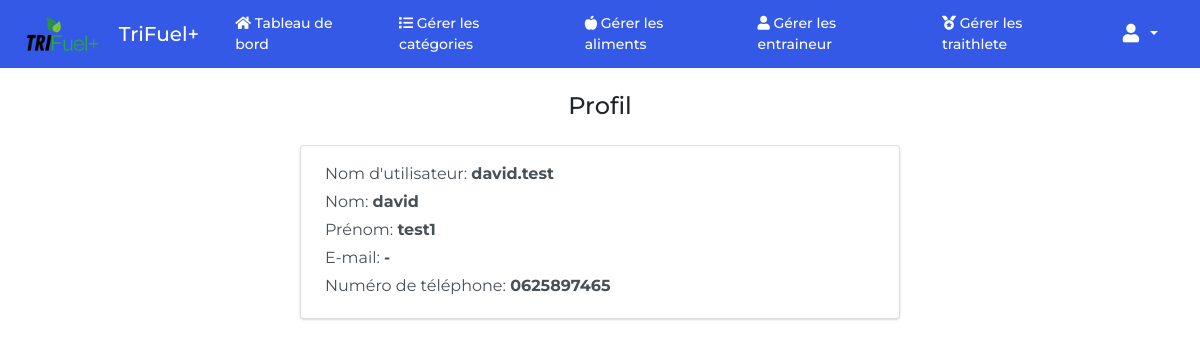
The page /entraineurs/10 (signed in) on the database its author committed.
### foodtracker/models.py (models this page shows, shortened)
class User(AbstractUser):
    class UserRoles(models.TextChoices):
        ADMIN = ('ADMIN', 'Admin')
        ENTRAINEUR = ('ENTRAINEUR', 'Entraineur')
        TRIATHLETE = ('TRIATHLETE', 'Triathlete')
    email = models.EmailField('email address', null=True)
    role = models.CharField(max_length=15, choices=UserRoles.choices)
    REQUIRED_FIELDS = []
    class Meta:
        db_table = 'users'

class Triathlete(models.Model):
    class PhysicalActivityLevel(models.TextChoices):
        TWELVE_15H_WEEK = ('TWELVE_15H_WEEK', "12h à 15h d'exercice par semaine")
        MORE_20H_WEEK = ('MORE_20H_WEEK', ">20h d'exercice par semaine")
    user = models.OneToOneField(User, on_delete=models.CASCADE, related_name='profile_triathlete')
    gender = models.CharField(max_length=10, choices=GenderOptions.choices, null=True)
    date_of_birth = models.DateField(null=True)
    age = models.IntegerField(null=True)
    address = models.TextField(null=True)
    phone_number = models.CharField(max_length=20, null=True)
    weight = models.DecimalField(max_digits=8, decimal_places=2, null=True)
    height = models.DecimalField(max_digits=8, decimal_places=2, null=True)
    complete_profile_setup = models.BooleanField(default=False)
    masse_masculaire = models.DecimalField(max_digits=8, decimal_places=2, null=True)
    imc = models.DecimalField(max_digits=8, decimal_places=2, null=True)
    mass_grasse = models.DecimalField(max_digits=8, decimal_places=2, null=True)
    niveau_activite = models.CharField(max_length=15, choices=PhysicalActivityLevel.choices)
    metabolisme_de_base = models.DecimalField(max_digits=8, decimal_places=2, null=True)
    depense_energetique_journaliere = models.DecimalField(max_digits=8, decimal_places=2, null=True)
    daily_water_consumption = models.DecimalField(max_digits=8, decimal_places=2, null=True)
    class Meta:
        db_table = 'triathletes'

### foodtracker/views.py (the view)
# urls.py: path('entraineurs/<int:pk>', views.trainer_profile, name="trainer_profile"),
@login_required
def trainer_profile(request, pk):
    trainer = User.objects.get(pk=pk)
    return render(request, 'trainer_profile.html', {
        'profile': trainer,
        "show_hello": False,
    })

### templates/trainer_profile.html (shortened to what this page needs)
{% extends 'base.html' %}
{% load static %}
{% block body %}
<div class='py-4 mt-auto'>
  <div class='container-fluid px-4'>
    <div>
      <h4 class="mb-4" style="text-align: center;">Profil</h4>
      <div class='card bg-secondary mb-3' style="max-width: 600px; margin: 0 auto;">
        <div class='card-body'>
          <div class='d-flex w-100 justify-content-between'>
            <p class='mb-1'>
              Nom d'utilisateur: <strong>{{ profile.username }}</strong>
            </p>
          </div>
          <div class='d-flex w-100 justify-content-between'>
            <p class='mb-1'>
              Nom: <strong>{{ profile.first_name }}</strong>
            </p>
          </div>
          <div class='d-flex w-100 justify-content-between'>
            <p class='mb-1'>
              Prénom: <strong>{{ profile.last_name }}</strong>
            </p>
          </div>
          <div class='d-flex w-100 justify-content-between'>
            <p class='mb-1'>
              E-mail: <strong>{{ profile.email|default:'-' }}</strong>
            </p>
          </div>
          <div class='d-flex w-100 justify-content-between'>
            <p class='mb-1'>
              Numéro de téléphone: <strong>{{ profile.profile_triathlete.phone_number|default:'-' }}</strong>
            </p>
          </div>
        </div>
      </div>
    </div>
  </div>
</div>
{% endblock %}

### static/css/styles.css (style rules this page uses)
html { position: relative; min-height: 100%; }
body { margin: 0 0 90px; font-family: 'Montserrat', sans-serif !important; }

### rows shown on the page
User: username "david.test", first_name "david", last_name "test1", email "-", profile_triathlete.phone_number "0625897465"
